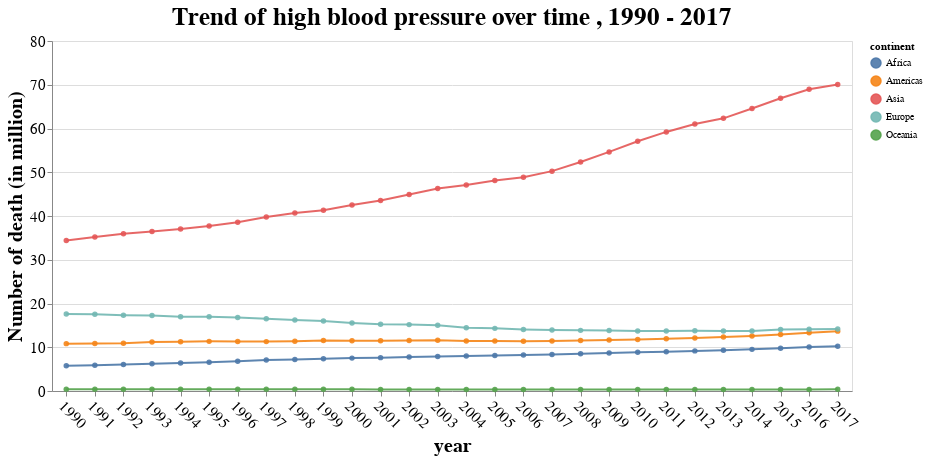

Notebook code cell kept with this figure:
### Code cell
line_graph("high_blood_pressure")

### Figure 1 — Vega-Lite specification as saved in the notebook (floating-point values rounded to 4 significant figures; data arrays with more than 128 entries replaced by an {"elided": "..."} marker saying what was removed)
{"$schema": "https://vega.github.io/schema/vega-lite/v3.4.0.json", "config": {"axis": {"labelFontSize": 15, "titleFontSize": 20}, "mark": {"tooltip": null}, "title": {"fontSize": 25}, "view": {"height": 300, "width": 400}}, "data": {"name": "data-c8945d428fcf4e831fdbff70e7495cd9"}, "datasets": {"data-c8945d428fcf4e831fdbff70e7495cd9": {"elided": "140 records"}}, "encoding": {"color": {"condition": {"field": "continent", "selection": "selector013", "type": "nominal"}, "value": "grey"}, "opacity": {"condition": {"selection": "selector013", "value": 0.9}, "value": 0.2}, "tooltip": [{"field": "year", "type": "nominal"}, {"field": "continent", "type": "nominal"}, {"field": "high_blood_pressure", "format": ".2f", "title": "Number of death (in million)", "type": "quantitative"}], "x": {"axis": {"labelAngle": 45}, "field": "year", "type": "nominal"}, "y": {"field": "high_blood_pressure", "title": "Number of death (in million)", "type": "quantitative"}}, "height": 350, "mark": {"point": true, "type": "line"}, "selection": {"selector013": {"type": "single"}}, "title": "Trend of high blood pressure over time , 1990 - 2017", "width": 800}
